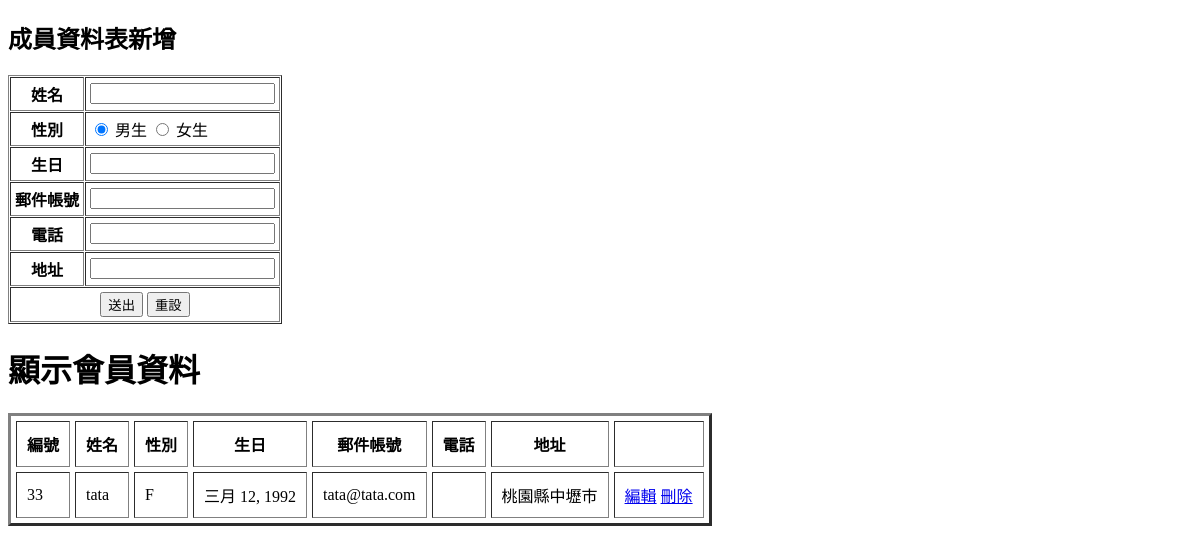
Before: /index/ with the older database file.
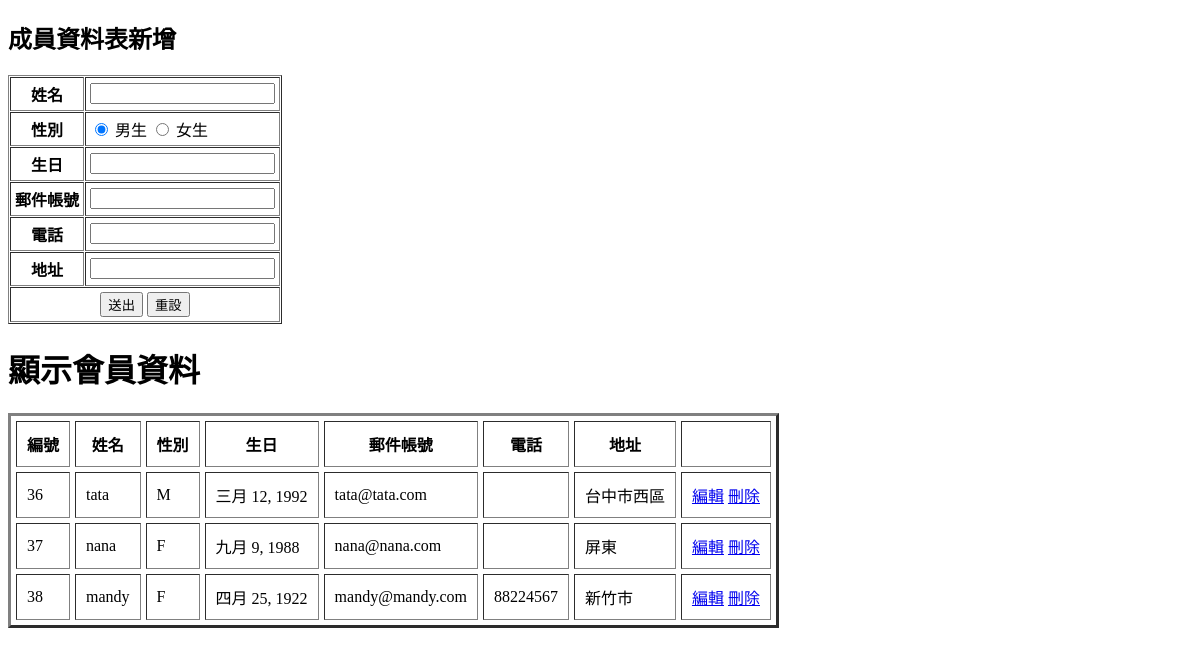
After: the same page with the newer database file.
### membersapp/models.py (models this page shows, shortened)
class member(models.Model):
	Name = models.CharField(max_length=20, null=False)
	Sex = models.CharField(max_length=2, default='M', null=False)
	Birthday = models.DateField(null=False)
	Email = models.EmailField(max_length=100, blank=True, default='')
	Phone = models.CharField(max_length=50, blank=True, default='')
	Addr = models.CharField(max_length=255,blank=True, default='')

### membersapp/views.py (the view, shortened to what this page needs)
# urls.py: path('index/',views.index),
def index(request):  #新增資料，資料不作驗證
	members = member.objects.all().order_by('id')
	return render(request, "members/index.html", locals())

### templates/members/index.html (shortened to what this page needs)
{% extends 'base.html' %}
{% block content %}
<h2>成員資料表新增</h2>
  <form action="." method="POST" name="form1">
    <table border="1" cellspacing="1" cellpadding="4">
      <tr>
        <th>姓名</th><td ><input type="text" id="Name" name="Name"/></td>
      </tr>
      <tr>
        <th>性別</th>
        <td>
          <input name="Sex" type="radio" id="Sex1" value="M" checked="hecked" />
          男生
          <input name="Sex" type="radio" id="Sex2" value="F"/>
          女生
        </td>
      </tr>
       <tr>
        <th>生日</th><td><input type="text" id="Birthday" name="Birthday"/></td>
      </tr>
      <tr>
        <th>郵件帳號</th><td><input type="text" id="Email" name="Email"/></td>
      </tr>
      <tr><th>電話</th><td ><input type="text" id="Phone" name="Phone"/></td>
      </tr>
      <tr>
        <th>地址</th><td ><input type="text" id="Addr" name="Addr"/></td>
      </tr>
      <tr>
        <th colspan="2" align="center">
          <input type="submit" name="button" id="button" value="送出">
          <input type="reset" name="button2" id="button2" value="重設"></th>
      </tr>
    </table>
  </form>
<h1 align="left">顯示會員資料</h1>
<table border="3" cellpadding="10" cellspacing="5"  class="table table-bordered table-striped">
	<thead class="thead-dark">
		<tr>
			<th>編號</th><th>姓名</th><th>性別</th><th>生日</th>
			<th>郵件帳號</th><th>電話</th><th>地址</th><th></th>
		</tr>
	<tbody>
		{% for member in members %}
		<tr>
			<td>{{ member.id }} </td>
			<td>{{ member.Name }} </td>
			<td>{{ member.Sex}} </td>
			<td>{{ member.Birthday }} </td>
			<td>{{ member.Email }} </td>
			<td>{{ member.Phone}} </td>
			<td>{{ member.Addr }} </td>
			<td>
                <a href="/edit/{{member.id}}"	title="編輯">編輯</a>
                <a href="/delete/{{member.id}}" title="刪除">刪除</a>
            </td>
		</tr>
	{% endfor %}
	</tbody>
</table>
{% endblock %}

### templates/base.html (shortened to what this page needs)
<!DOCTYPE html>
<html>
	<head>
	</head>
	<body>
		{% block content %} {% endblock %}
	</body>
</html>

Changed rows visible on the page:
removed member: id "33", Name "tata", Sex "F", Birthday "三月 12, 1992", Email "tata@tata.com", Addr "桃園縣中壢市"
added member: id "36", Name "tata", Sex "M", Birthday "三月 12, 1992", Email "tata@tata.com", Addr "台中市西區"
added member: id "37", Name "nana", Sex "F", Birthday "九月 9, 1988", Email "nana@nana.com", Addr "屏東"
added member: id "38", Name "mandy", Sex "F", Birthday "四月 25, 1922", Email "mandy@mandy.com", Phone "88224567", Addr "新竹市"
